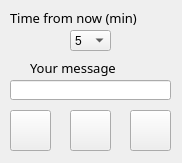
<?xml version="1.0" encoding="UTF-8"?>
<ui version="4.0">
 <class>AutoShutdown</class>
 <widget class="QWidget" name="AutoShutdown">
  <property name="geometry">
   <rect>
    <x>0</x>
    <y>0</y>
    <width>182</width>
    <height>163</height>
   </rect>
  </property>
  <property name="windowTitle">
   <string>Form</string>
  </property>
  <widget class="QLabel" name="label">
   <property name="geometry">
    <rect>
     <x>30</x>
     <y>60</y>
     <width>141</width>
     <height>16</height>
    </rect>
   </property>
   <property name="font">
    <font>
     <family>Europe_Ext</family>
     <pointsize>10</pointsize>
    </font>
   </property>
   <property name="text">
    <string>Your message</string>
   </property>
  </widget>
  <widget class="QPushButton" name="Shutdown">
   <property name="geometry">
    <rect>
     <x>70</x>
     <y>110</y>
     <width>41</width>
     <height>41</height>
    </rect>
   </property>
   <property name="text">
    <string/>
   </property>
   <property name="icon">
    <iconset>
     <normaloff>images/shutdown.gif</normaloff>images/shutdown.gif</iconset>
   </property>
   <property name="iconSize">
    <size>
     <width>40</width>
     <height>42</height>
    </size>
   </property>
  </widget>
  <widget class="QPushButton" name="Restart">
   <property name="geometry">
    <rect>
     <x>130</x>
     <y>110</y>
     <width>41</width>
     <height>41</height>
    </rect>
   </property>
   <property name="text">
    <string/>
   </property>
   <property name="icon">
    <iconset>
     <normaloff>images/restart.gif</normaloff>images/restart.gif</iconset>
   </property>
   <property name="iconSize">
    <size>
     <width>40</width>
     <height>42</height>
    </size>
   </property>
  </widget>
  <widget class="QLabel" name="label_2">
   <property name="geometry">
    <rect>
     <x>10</x>
     <y>10</y>
     <width>201</width>
     <height>16</height>
    </rect>
   </property>
   <property name="font">
    <font>
     <family>Europe_Ext</family>
     <pointsize>10</pointsize>
    </font>
   </property>
   <property name="text">
    <string>Time from now (min)</string>
   </property>
  </widget>
  <widget class="QPushButton" name="Sleep">
   <property name="geometry">
    <rect>
     <x>10</x>
     <y>110</y>
     <width>41</width>
     <height>41</height>
    </rect>
   </property>
   <property name="text">
    <string/>
   </property>
   <property name="icon">
    <iconset>
     <normaloff>images/veille.gif</normaloff>images/veille.gif</iconset>
   </property>
   <property name="iconSize">
    <size>
     <width>40</width>
     <height>42</height>
    </size>
   </property>
  </widget>
  <widget class="QComboBox" name="Time">
   <property name="geometry">
    <rect>
     <x>70</x>
     <y>30</y>
     <width>41</width>
     <height>21</height>
    </rect>
   </property>
   <item>
    <property name="text">
     <string>5</string>
    </property>
   </item>
   <item>
    <property name="text">
     <string>15</string>
    </property>
   </item>
   <item>
    <property name="text">
     <string>30</string>
    </property>
   </item>
   <item>
    <property name="text">
     <string>45</string>
    </property>
   </item>
   <item>
    <property name="text">
     <string>60</string>
    </property>
   </item>
   <item>
    <property name="text">
     <string>90</string>
    </property>
   </item>
   <item>
    <property name="text">
     <string>120</string>
    </property>
   </item>
   <item>
    <property name="text">
     <string>240</string>
    </property>
   </item>
  </widget>
  <widget class="QLineEdit" name="text">
   <property name="geometry">
    <rect>
     <x>10</x>
     <y>80</y>
     <width>161</width>
     <height>20</height>
    </rect>
   </property>
  </widget>
 </widget>
 <resources/>
 <connections/>
</ui>
